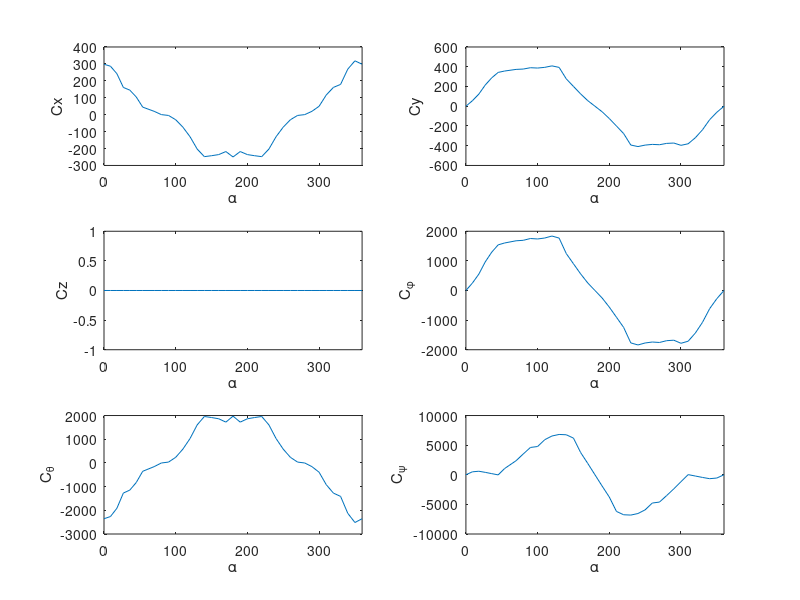

The MATLAB script that drew this image:
%α Cx Cy Cz Cϕ Cθ Cψ

load('wind_coeff')
alpha = wind_coeff(:,1)*pi/180;
Cx = wind_coeff(:,2);
Cy = wind_coeff(:,3);
Cz = wind_coeff(:,4);
C_roll = wind_coeff(:,5);
C_pitch = wind_coeff(:,6);
C_yaw = wind_coeff(:,7);

figure
subplot(321)
plot(alpha*180/pi,Cx);
xlim([0 360])
xlabel('\alpha')
ylabel('Cx');
subplot(322)
plot(alpha*180/pi,Cy);
xlabel('\alpha')
ylabel('Cy');
xlim([0 360])
subplot(323)
plot(alpha*180/pi,Cz);
xlim([0 360])
xlabel('\alpha')
ylabel('Cz');
subplot(324)
plot(alpha*180/pi,C_roll);
xlim([0 360])
xlabel('\alpha')
ylabel('C_\phi');
subplot(325)
plot(alpha*180/pi,C_pitch);
xlim([0 360])
xlabel('\alpha')
ylabel('C_\theta');
subplot(326)
plot(alpha*180/pi,C_yaw);
xlim([0 360])
xlabel('\alpha')
ylabel('C_\psi');
